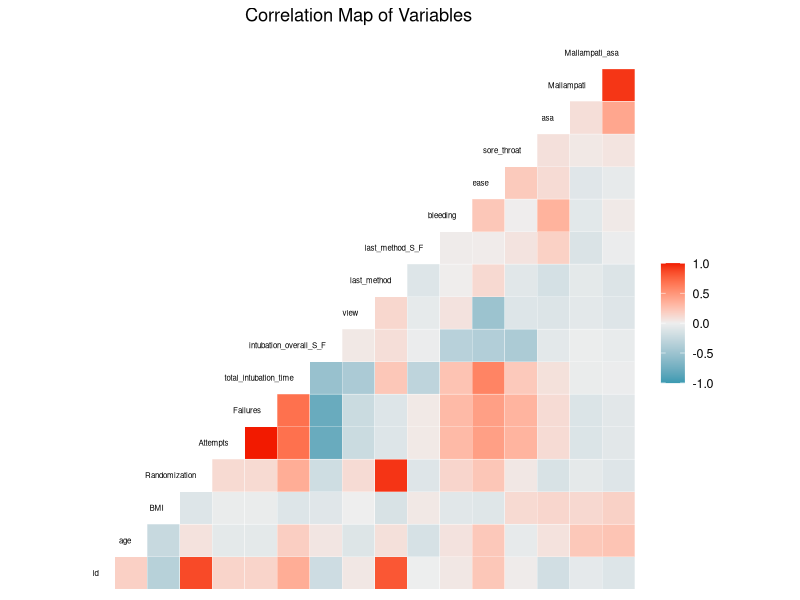
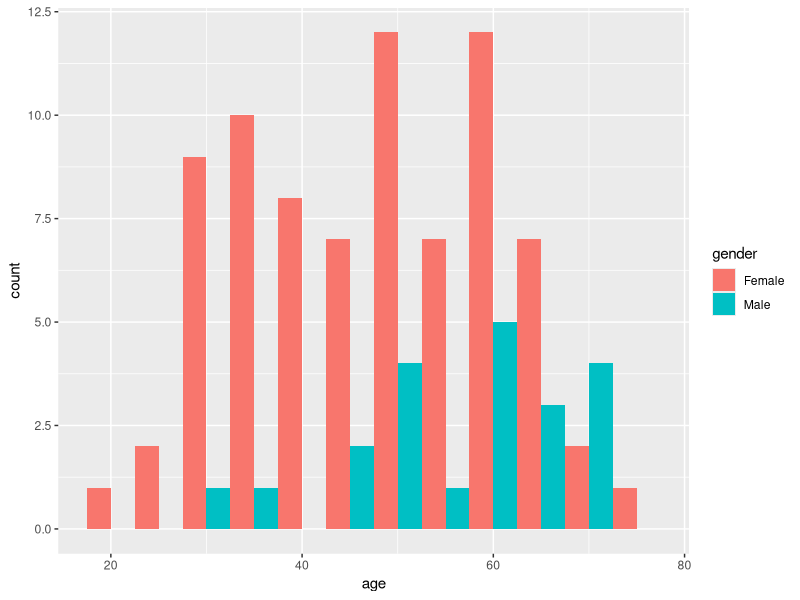
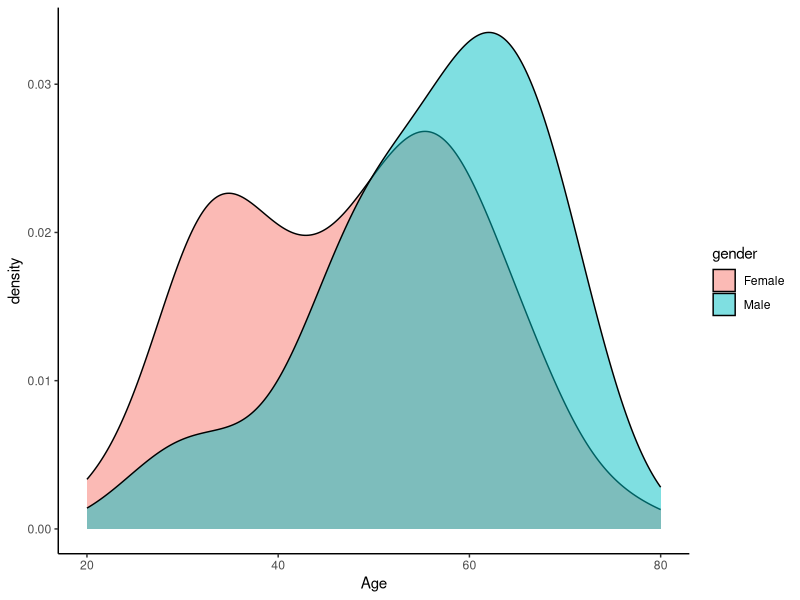
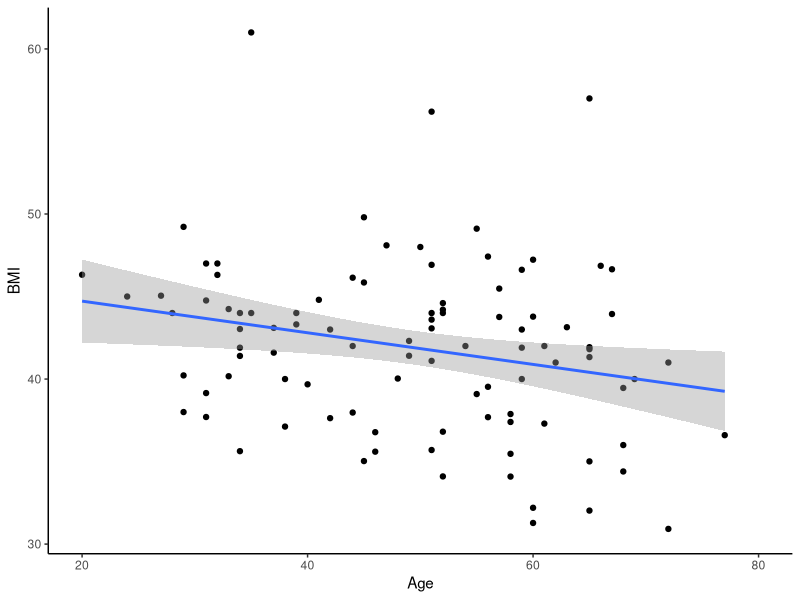
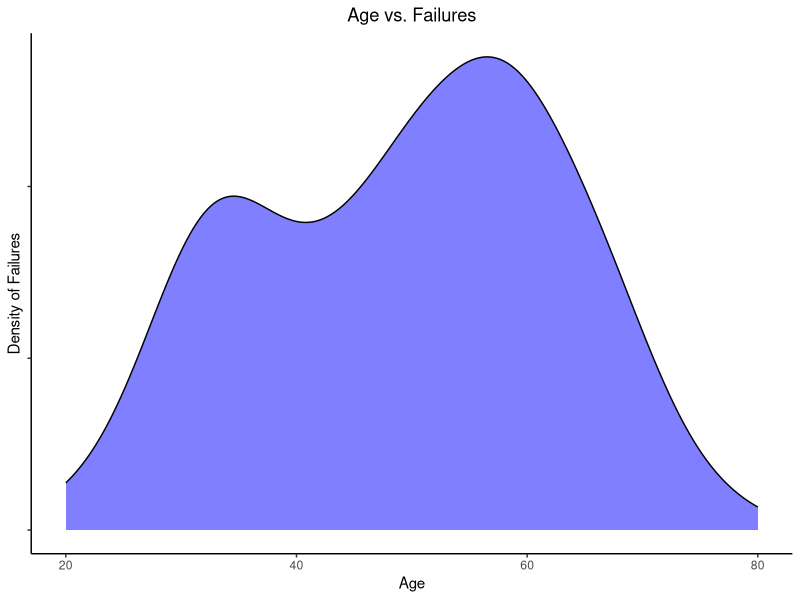
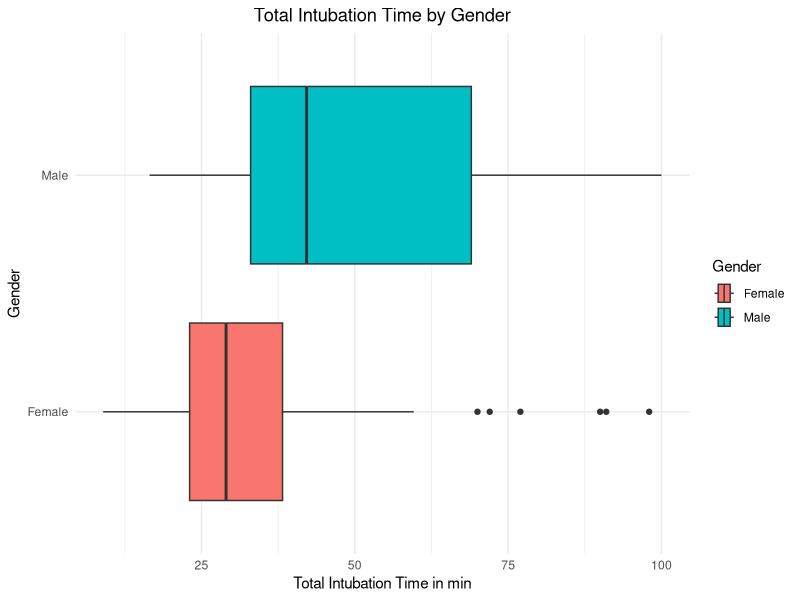

Source code (R) for these figures, in order:
## ---- chunk 1
library(tidyverse)
library(here)
library(GGally)

here()
data <- read_delim(here("Data", "exam_data.txt")) # Assigning the dataset to an object "data".
data # To show the data.
## ---- chunk 2
tidy_data <- data %>% rename(BMI = "BMI kg/m2", # Renaming columns 
                Attempts = "# attempts",
                Failures = "# failures") %>% 
  distinct() %>% # Removing duplicates
  pivot_wider(names_from = difficulties_intubating_feature, 
              values_from = difficulties_intubating_value) %>%  # Creating three new columns by pivoting wider 
  separate(col = last_method_S_F,
           into = c("last_method", "last_method_S_F"),
           sep = "_") %>% # Splitting the last_method_S_F column into two different columns
  mutate(last_method_S_F = as.double(last_method_S_F),
         last_method = as.double(last_method)) # Converting these two columns to numeric columns as they were turned into character columns when splitting them
  
## ---- chunk 3
data2 <- tidy_data %>% select(-c(month, year)) # Removing the columns month and year 
 
## ---- chunk 4
ad_df <- read_delim(here("Data", "exam_data_join.txt")) # Importing the additional dataset and assigning it to an object
## ---- chunk 5
joined_df <- data2 %>% 
  left_join(ad_df, by = "id") %>%  # Deciding to join the original dataframe to the ad_df by the column "id" as this is present in both datasets
  distinct() %>% # Removing duplicates
 mutate(gender = if_else(gender == 0, "Female", "Male"), # Changing the column gender to show Female and Male 
        Mallampati_asa = (asa*Mallampati), # Adding a column multiplicating the columns asa and Mallampati
        Ease_quartile = cut(ease, breaks = 4), # Creating a new column with quartile-values for the ease-column 
        Method_check = if_else(last_method == Randomization, "True", "False")) %>%  # Creating a new column that checks whether the column "last method" contains the same values as the column "Randomization) 

  select(id, gender, age, everything()) %>%  # Changing the order of the columns so that id, gender and age is at the beginning of the dataset. 
  arrange(id) #%>%  # The id's in our dataset are already in increasing order

## ---- chunk 6
joined_df %>% summarise(across(everything(), ~sum(is.na(.)))) # There are 2 missing values for BMI,  1 for sore_throat, 1 for mallampati and 1 for mallampati_asa
## ---- chunk 7
joined_df %>% 
  group_by(gender) %>% 
  summarise(
    min_total_intubation_time = min(total_intubation_time, na.rm = T),  #It is possible to use na.rm = T instead of writing TRUE (it does the same)
    max_total_intubation_time = max(total_intubation_time, na.rm = T),
    mean_total_intubation_time = mean(total_intubation_time, na.rm = T),
    sd_total_intubation_time = sd(total_intubation_time, na.rm = T))
## ---- chunk 8
joined_df %>% 
  group_by(gender) %>% 
  filter(BMI <= 40) %>% 
   summarise(
    min_total_intubation_time = min(total_intubation_time, na.rm = T),
    max_total_intubation_time = max(total_intubation_time, na.rm = T),
    mean_total_intubation_time = mean(total_intubation_time, na.rm = T),
    sd_total_intubation_time = sd(total_intubation_time, na.rm = T))
## ---- chunk 9
joined_df %>% 
  group_by(Randomization) %>% 
  filter(gender == "Female") %>% 
   summarise(
    min_total_intubation_time = min(total_intubation_time, na.rm = T),
    max_total_intubation_time = max(total_intubation_time, na.rm = T),
    mean_total_intubation_time = mean(total_intubation_time, na.rm = T),
    sd_total_intubation_time = sd(total_intubation_time, na.rm = T))
## ---- chunk 10
joined_df %>% 
  group_by(Attempts) %>% 
  filter(age > 45) %>% 
   summarise(
    min_total_intubation_time = min(total_intubation_time, na.rm = T),
    max_total_intubation_time = max(total_intubation_time, na.rm = T),
    mean_total_intubation_time = mean(total_intubation_time, na.rm = T),
    sd_total_intubation_time = sd(total_intubation_time, na.rm = T))
## ---- chunk 11
joined_df %>% 
  group_by(Failures) %>% 
  filter(Mallampati >= 2) %>% 
   summarise(
    min_total_intubation_time = min(total_intubation_time, na.rm = T),
    max_total_intubation_time = max(total_intubation_time, na.rm = T),
    mean_total_intubation_time = mean(total_intubation_time, na.rm = T),
    sd_total_intubation_time = sd(total_intubation_time, na.rm = T))
## ---- chunk 12
CC_table <- joined_df %>%
  count(gender, Attempts)
## ---- chunk 13
# Creating heat map to compare all variables and see trends of correlations
# Note that the non-numeric columns gender, Ease_quartile and Method_check are not included in the heat map
# We see that id is positively correlated with randomization and last_method as well as failures with attempts and intubation time, and attempts and intubation time. Intubation_overall_S_F is negatively correlated with bleed, ease, sore throat, total_intubation_time, failures, attempts. View and ease are also negatively correlated.

joined_df %>%
  ggcorr(label = F, label_size = 3, label_round = 2,
            label_alpha = TRUE, hjust = 1, size = 2) + # Moved the column labels
labs(title="Correlation Map of Variables") +
  theme(plot.title = element_text(hjust =0.5 )) # Adds a title centered in the middle


## ---- chunk 14
ggplot(joined_df, aes(x = age, fill = gender)) +
  geom_histogram(binwidth = 5, position = "dodge") # Histogram of age depending on gender

joined_df %>% 
  ggplot(aes(x = age, fill = gender)) + geom_density(alpha = 0.5) + 
  theme(panel.grid.major = element_blank(), 
        panel.grid.minor = element_blank(),
panel.background = element_blank(), axis.line = element_line(colour = "black")) + 
  scale_x_continuous(name = "Age",limits = c(20,80))   # Density plot of the age distribution depending on gender. We removed the grey background and the major and minor grids. We set the colour of the axis to black. We set the x-axis limit from 20 to 80.

## ---- chunk 15
joined_df %>% 
  ggplot(aes(x = age, y = BMI)) + 
  geom_point() + 
  geom_smooth(method = "lm") + 
  theme(panel.grid.major = element_blank(), 
        panel.grid.minor = element_blank(),
        panel.background = element_blank(), 
        axis.line = element_line(colour = "black")) + 
  scale_x_continuous(name = "Age",limits = c(20,80))    

# Checking if age and BMI have a linear relationship by adding geom_smooth (adds a regression line with standard deviation) to a scatterplot. Also removed the grey background and the grids. We set the x-asis limit from 20 to 80. 
## ---- chunk 16
#creating a density plot

joined_df %>% 
  ggplot(aes(x = age, fill = Failures)) + 
  geom_density(alpha = 0.5,fill= "blue") + # Made the area under the curve blue
  labs(title = "Age vs. Failures") + 
  ylab("Density of Failures") + 
  theme(plot.title = element_text(hjust = 0.5 ), 
        axis.text.y = element_blank()
        ) + 
  scale_x_continuous(name = "Age", limits = c(20,80)) +
  theme(panel.grid.major = element_blank(), 
        panel.grid.minor = element_blank(), 
        panel.background = element_blank(), 
        axis.line = element_line(colour = "black")
  )
# The background color and grid to make the plot easier to look at. The axes were renamed and the limits of the x axis were set to 20-80 in order to make the plot cleaner. Axis line colors were set to black for increased contrast.


## ---- chunk 17
# Making a box plot to compare the two gender categories.

ggplot(joined_df, aes(y=gender, x=total_intubation_time, fill=gender)) +
  geom_boxplot() + 
labs(x="Total Intubation Time in min", y="Gender", fill="Gender") +
  theme_minimal() + 
  labs(title = "Total Intubation Time by Gender") +
  theme(plot.title = element_text(hjust =0.5 )) # Layout design for the plot
